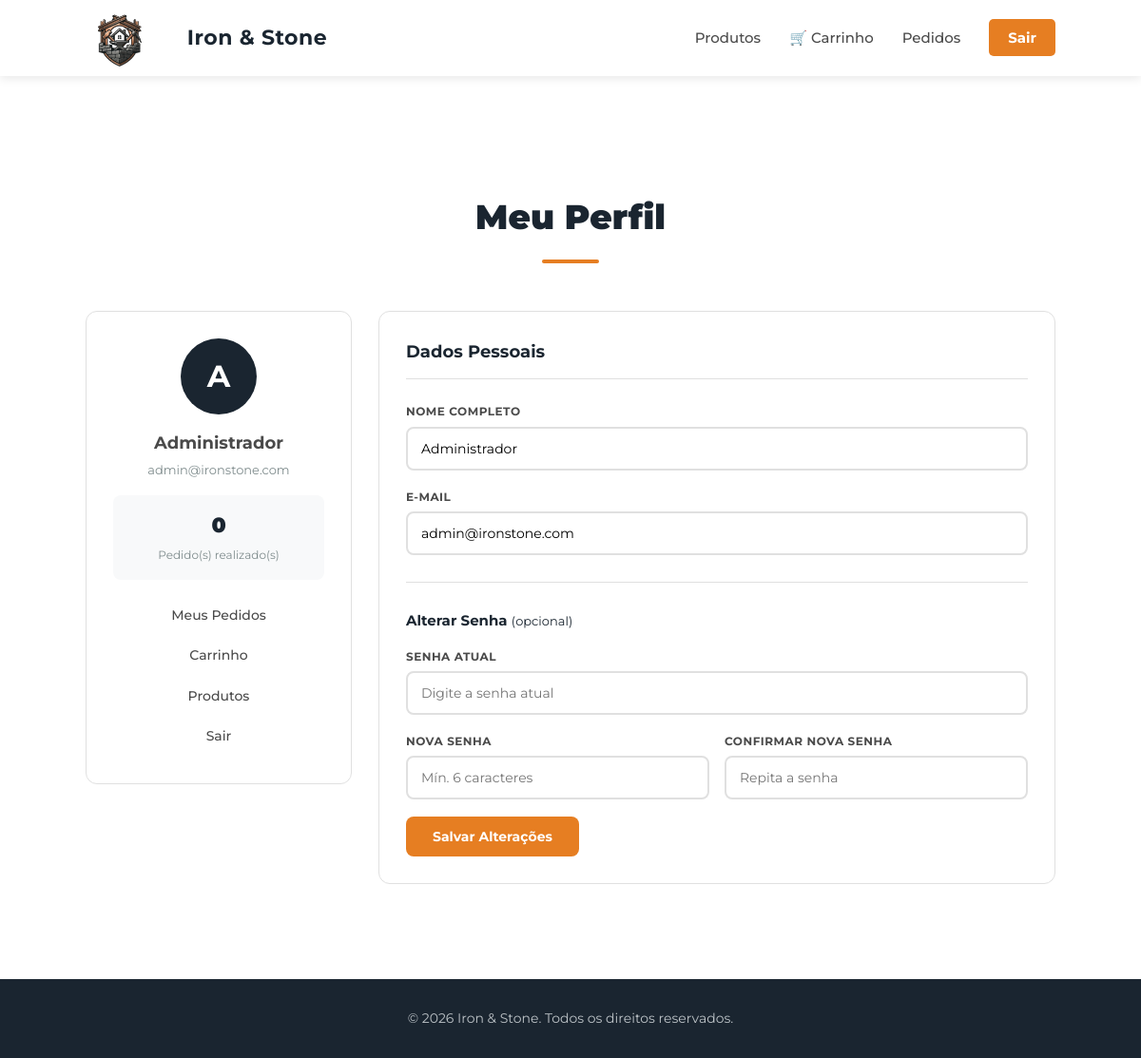
The app's page /user/perfil.php (signed in) with its own data.
### tables this page shows
CREATE TABLE IF NOT EXISTS `users` (
  `id` INT AUTO_INCREMENT PRIMARY KEY,
  `name` VARCHAR(255) NOT NULL,
  `email` VARCHAR(255) UNIQUE NOT NULL,
  `password` VARCHAR(255) NOT NULL,
  `role` ENUM('admin','user') DEFAULT 'user',
  `active` TINYINT(1) DEFAULT 1,
  `created_at` TIMESTAMP DEFAULT CURRENT_TIMESTAMP
);

### includes/functions.php (called while the page is built, shortened)
<?php
function e(string $str): string
{
    return htmlspecialchars($str, ENT_QUOTES, 'UTF-8');
}

### user/perfil.php (the view, shortened to what this page needs)
<?php
require_once __DIR__ . '/../includes/db.php';
require_once __DIR__ . '/../includes/functions.php';
$user_id = $_SESSION['user_id'];
$stmt = $pdo->prepare("SELECT * FROM users WHERE id=?");
$stmt->execute([$user_id]);
$user = $stmt->fetch();
$stmt2 = $pdo->prepare("SELECT COUNT(*) FROM orders WHERE user_id=?");
$stmt2->execute([$user_id]);
$order_count = (int)$stmt2->fetchColumn();
?>
<!DOCTYPE html>
<html lang="pt-BR">
<head>
    <link rel="stylesheet" href="/style.css">
</head>
<body>
<header class="navbar">
    <div class="nav-container">
        <div class="logo">
            <a href="/index.html">
                <img src="/logo_iron_stone.png" alt="Logo" class="logo-img">
                <span class="logo-text">Iron & Stone</span>
            </a>
        </div>
        <nav>
            <ul class="nav-links">
                <li><a href="/produtos.php">Produtos</a></li>
                <li><a href="/user/carrinho.php">🛒 Carrinho</a></li>
                <li><a href="/user/pedidos.php">Pedidos</a></li>
                <li><a href="/auth/logout.php" class="btn-nav">Sair</a></li>
            </ul>
        </nav>
    </div>
</header>
<section class="section-padding page-content">
    <div class="container">
        <h2 class="section-title">Meu Perfil</h2>
        <div class="profile-grid">
            <div class="profile-sidebar">
                <div class="profile-avatar"><?= strtoupper(mb_substr($user['name'],0,1)) ?></div>
                <div class="profile-name"><?= e($user['name']) ?></div>
                <div class="profile-email"><?= e($user['email']) ?></div>
                <div class="profile-stat">
                    <strong><?= $order_count ?></strong>
                    <span>Pedido(s) realizado(s)</span>
                </div>
                <div class="profile-links">
                    <a href="/user/pedidos.php">Meus Pedidos</a>
                    <a href="/user/carrinho.php">Carrinho</a>
                    <a href="/produtos.php">Produtos</a>
                    <a href="/auth/logout.php">Sair</a>
                </div>
            </div>
            <div>
                <div class="form-card">
                    <h2>Dados Pessoais</h2>
                    <form method="post">
                        <div class="fg">
                            <label class="fl">Nome completo</label>
                            <input type="text" name="name" class="fc" value="<?= e($user['name']) ?>" required>
                        </div>
                        <div class="fg">
                            <label class="fl">E-mail</label>
                            <input type="email" name="email" class="fc" value="<?= e($user['email']) ?>" required>
                        </div>
                        <hr class="sep">
                        <h3 style="font-size:15px;margin-bottom:16px">Alterar Senha <small style="font-weight:400;font-size:13px">(opcional)</small></h3>
                        <div class="fg">
                            <label class="fl">Senha atual</label>
                            <input type="password" name="current_password" class="fc" placeholder="Digite a senha atual">
                        </div>
                        <div class="frow">
                            <div class="fg">
                                <label class="fl">Nova senha</label>
                                <input type="password" name="new_password" class="fc" placeholder="Mín. 6 caracteres">
                            </div>
                            <div class="fg">
                                <label class="fl">Confirmar nova senha</label>
                                <input type="password" name="confirm_password" class="fc" placeholder="Repita a senha">
                            </div>
                        </div>
                        <button type="submit" class="btn-save">Salvar Alterações</button>
                    </form>
                </div>
            </div>
        </div>
    </div>
</section>
<footer class="footer"><p>&copy; 2026 Iron &amp; Stone. Todos os direitos reservados.</p></footer>
</body>
</html>

### style.css (style rules this page uses)
:root { --primaria: #1A2530; --destaque: #E67E22; --destaque-hover: #D35400; --texto: #4A4A4A; --texto-claro: #7F8C8D; --fundo: #FFFFFF; --fundo-secao: #F8F9FA; --borda: #E0E0E0; }
* { margin: 0; padding: 0; box-sizing: border-box; font-family: 'Montserrat', sans-serif; }
body { background-color: var(--fundo); color: var(--texto); line-height: 1.6; scroll-behavior: smooth; }
h1, h2, h3, h4 { color: var(--primaria); }
.section-title { text-align: center; font-size: 36px; font-weight: 900; margin-bottom: 50px; position: relative; }
.section-title::after { content: ''; display: block; width: 60px; height: 4px; background: var(--destaque); margin: 15px auto 0; border-radius: 2px; }
.section-padding { padding: 100px 0; }
.container { width: 85%; max-width: 1200px; margin: 0 auto; }
.navbar { background-color: var(--fundo); box-shadow: 0 2px 10px rgba(0,0,0,0.1); position: fixed; width: 100%; top: 0; z-index: 999; }
.nav-container { display: flex; justify-content: space-between; align-items: center; width: 85%; max-width: 1200px; margin: 0 auto; height: 80px; }
.logo { display: flex; align-items: center; }
.logo a { display: flex; align-items: center; gap: 12px; text-decoration: none; }
.logo-img { max-height: 60px; width: auto; transition: max-height 0.3s ease; }
.logo-text { font-size: 22px; font-weight: 700; color: var(--primaria); letter-spacing: 0.5px; transition: font-size 0.3s ease; }
.nav-links { list-style: none; display: flex; align-items: center; gap: 30px; }
.nav-links a { text-decoration: none; color: var(--texto); font-weight: 500; font-size: 15px; transition: color 0.3s ease; }
.btn-nav { background-color: var(--destaque); color: white !important; padding: 10px 20px; border-radius: 5px; font-weight: 700 !important; }
.footer { background-color: var(--primaria); color: #BDC3C7; text-align: center; padding: 30px; font-size: 14px; }
.page-content { margin-top: 100px; min-height: 80vh; }

### user/perfil.php (style rules this page uses)
.profile-grid { display:grid;grid-template-columns:280px 1fr;gap:28px;align-items:start }
.profile-sidebar { background:#fff;border-radius:12px;padding:28px;border:1px solid var(--borda);text-align:center }
.profile-avatar { width:80px;height:80px;background:var(--primaria);border-radius:50%;display:flex;align-items:center;justify-content:center;font-size:32px;font-weight:700;color:#fff;margin:0 auto 16px }
.profile-name { font-size:18px;font-weight:700;margin-bottom:4px }
.profile-email { color:var(--texto-claro);font-size:13px;margin-bottom:16px }
.profile-stat { background:var(--fundo-secao);border-radius:8px;padding:14px;margin-bottom:10px }
.profile-stat strong { display:block;font-size:22px;font-weight:900;color:var(--primaria) }
.profile-stat span { font-size:12px;color:var(--texto-claro) }
.profile-links { margin-top:16px }
.profile-links a { display:block;padding:10px;color:var(--texto);text-decoration:none;border-radius:8px;font-size:14px;font-weight:500;transition:background .2s }
.form-card { background:#fff;border-radius:12px;padding:28px;border:1px solid var(--borda) }
.form-card h2 { font-size:18px;margin-bottom:24px;padding-bottom:14px;border-bottom:1px solid var(--borda) }
.frow { display:grid;grid-template-columns:1fr 1fr;gap:16px }
.fg { margin-bottom:18px }
.fl { display:block;font-size:12px;font-weight:700;text-transform:uppercase;letter-spacing:.5px;color:var(--texto);margin-bottom:6px }
.fc { width:100%;padding:12px 14px;border:2px solid var(--borda);border-radius:8px;font-size:14px;font-family:inherit;box-sizing:border-box;transition:border-color .2s }
.btn-save { padding:12px 28px;background:var(--destaque);color:#fff;border:none;border-radius:8px;font-size:14px;font-weight:700;font-family:inherit;cursor:pointer;transition:background .2s }
.sep { margin:28px 0;border:none;border-top:1px solid var(--borda) }

### records on screen
users: name "A", name "Administrador", email "admin@ironstone.com"

### other values on screen
$order_count "0"
